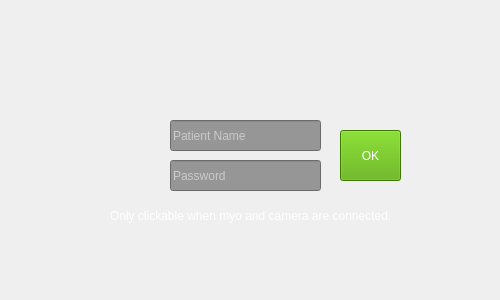
<?xml version="1.0" encoding="UTF-8"?>
<ui version="4.0">
 <class>Form</class>
 <widget class="QWidget" name="Form">
  <property name="geometry">
   <rect>
    <x>0</x>
    <y>0</y>
    <width>500</width>
    <height>300</height>
   </rect>
  </property>
  <property name="sizePolicy">
   <sizepolicy hsizetype="Fixed" vsizetype="Fixed">
    <horstretch>0</horstretch>
    <verstretch>0</verstretch>
   </sizepolicy>
  </property>
  <property name="minimumSize">
   <size>
    <width>500</width>
    <height>300</height>
   </size>
  </property>
  <property name="maximumSize">
   <size>
    <width>500</width>
    <height>300</height>
   </size>
  </property>
  <property name="windowTitle">
   <string>Login</string>
  </property>
  <widget class="QLabel" name="label">
   <property name="geometry">
    <rect>
     <x>0</x>
     <y>0</y>
     <width>500</width>
     <height>300</height>
    </rect>
   </property>
   <property name="sizePolicy">
    <sizepolicy hsizetype="Fixed" vsizetype="Fixed">
     <horstretch>0</horstretch>
     <verstretch>0</verstretch>
    </sizepolicy>
   </property>
   <property name="minimumSize">
    <size>
     <width>500</width>
     <height>300</height>
    </size>
   </property>
   <property name="maximumSize">
    <size>
     <width>500</width>
     <height>300</height>
    </size>
   </property>
   <property name="text">
    <string/>
   </property>
   <property name="pixmap">
    <pixmap>images/login_background.png</pixmap>
   </property>
  </widget>
  <widget class="QLineEdit" name="edt_patientname">
   <property name="geometry">
    <rect>
     <x>170</x>
     <y>120</y>
     <width>151</width>
     <height>31</height>
    </rect>
   </property>
   <property name="styleSheet">
    <string notr="true">background-color: rgb(150, 150, 150);
font: 75 9pt &quot;Arial&quot;;
color: rgb(255, 255, 255);</string>
   </property>
   <property name="placeholderText">
    <string>Patient Name</string>
   </property>
  </widget>
  <widget class="QLineEdit" name="edt_password">
   <property name="geometry">
    <rect>
     <x>170</x>
     <y>160</y>
     <width>151</width>
     <height>31</height>
    </rect>
   </property>
   <property name="styleSheet">
    <string notr="true">background-color: rgb(150, 150, 150);
font: 75 9pt &quot;Arial&quot;;
color: rgb(255, 255, 255);</string>
   </property>
   <property name="echoMode">
    <enum>QLineEdit::Password</enum>
   </property>
   <property name="placeholderText">
    <string>Password</string>
   </property>
  </widget>
  <widget class="QPushButton" name="btn_login">
   <property name="geometry">
    <rect>
     <x>340</x>
     <y>130</y>
     <width>61</width>
     <height>51</height>
    </rect>
   </property>
   <property name="styleSheet">
    <string notr="true">background-color: rgb(85, 170, 0);
font: 75 9pt &quot;Arial&quot;;
color: rgb(255, 255, 255);</string>
   </property>
   <property name="text">
    <string>OK</string>
   </property>
   <property name="autoRepeat">
    <bool>false</bool>
   </property>
   <property name="autoExclusive">
    <bool>false</bool>
   </property>
   <property name="autoDefault">
    <bool>false</bool>
   </property>
  </widget>
  <widget class="QLabel" name="label_2">
   <property name="geometry">
    <rect>
     <x>110</x>
     <y>200</y>
     <width>331</width>
     <height>31</height>
    </rect>
   </property>
   <property name="styleSheet">
    <string notr="true">font: 75 10pt &quot;Arial&quot;;
color: rgb(255, 255, 255);</string>
   </property>
   <property name="text">
    <string>Only clickable when myo and camera are connected.</string>
   </property>
  </widget>
 </widget>
 <resources/>
 <connections/>
</ui>
